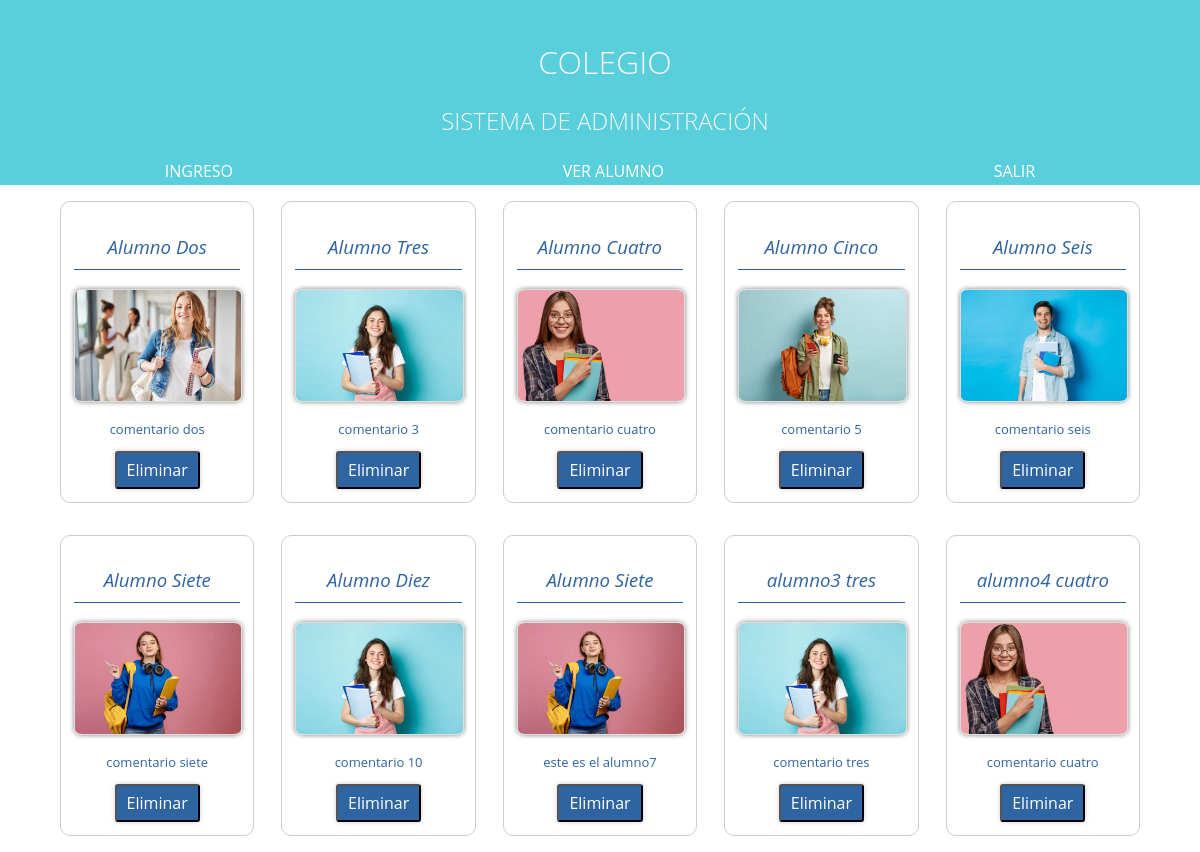
/ver_alumno.php, run on the app's committed database.
### tables this page shows
CREATE TABLE `alumnos` (
  `id` int(11) NOT NULL,
  `nombre` varchar(20) NOT NULL,
  `apellido` varchar(30) NOT NULL,
  `imagen` varchar(100) NOT NULL,
  `descripcion` text NOT NULL
);

### ver_alumno.php (the view)
<?php include("header.php")
?>
<section class="contenedor_alumno">
    <?php
    include("conexion.php");
    $consulta_db = mysqli_query($conexion_db, "SELECT * FROM alumnos");
    while ($mostrar_datos = mysqli_fetch_assoc($consulta_db)) {
    ?>
        <div class="caja_alumnos">
            <h3><?php echo $mostrar_datos["nombre"] ." ". $mostrar_datos["apellido"]; ?></h3>
            <img src="imagenes/<?php echo $mostrar_datos["imagen"]?>" alt="<?php echo $mostrar_datos["nombre"]?>">
            <p>
                <?php echo $mostrar_datos['descripcion'];?>
            </p>
            <a href="eliminar.php?id=<?php echo $mostrar_datos ["id"]?>"> <input type="submit" name="" class="eliminar" value="Eliminar"></a>
        </div>
    <?php }?>
</section>

### header.php (shortened to what this page needs)
<!doctype html>
<html lang="en">
<head>
  <link rel="stylesheet" href="estilos.css">
</head>
<body>
<div class="encabezado">
<h1 class="titulo">Colegio</h1>
<h2 class="titulo">Sistema de administración</h2>
<ul class="menu_principal">
  <li><a href="index.php">Ingreso</a></li>
  <li><a href="ver_alumno.php">Ver Alumno</a></li>
  <li><a href="salir.php">Salir</a></li>
</ul>
</div>

### estilos.css (style rules this page uses)
* { font-family: 'Open Sans', sans-serif; }
body { margin: 0; }
.encabezado { padding-top: 20px; background-color: rgb(88, 207, 218); }
.encabezado h1 { padding-top: 20px; }
.encabezado h1, h2 { color: whitesmoke; font-weight: 100; margin-left: 10px; text-align: center; margin-top: 0; text-transform: uppercase; }
ul { list-style: none; margin: 0; padding: 0; display: flex; }
ul li { flex-grow: 1; }
ul li a { color: white; text-decoration: none; padding: 3px 6px; display: block; text-align: center; text-transform: uppercase; }
.contenedor_alumno { color: #2e64a1; display: flex; align-items: flex-start; flex-wrap: wrap; width: 90%; margin: 0 auto; justify-content: space-between; }
.caja_alumnos { width: 50%; border: 1px solid #ccc; border-radius: 10px; padding: 16px; margin: 16px 0; align-items: center; width: 18%; text-align: center; padding: 13px; box-sizing: border-box; }
.caja_alumnos img { width: 100%; border: 1px solid #ddd; max-width: 225px; border-radius: 5%; box-shadow: 0 0 5px rgba(0, 0, 0, 0.5); }
.caja_alumnos h3 { color: #2e64a1; font-weight: 500; font-style: italic; border-bottom: 1px solid #2e64a1; padding-bottom: 10px; }
.caja_alumnos p { font-size: 13px; }
.eliminar { background: #2e64a1; box-shadow: 0 0 5px rgba(0 ,0,0, 0.2); color: white; border-radius: 3px; font-size: 16px; padding: 6px 10px; left: 5rem; cursor: pointer; }

### data on the page
alumnos: nombre "Alumno", apellido "Dos", imagen (picture), descripcion "comentario dos"
alumnos: nombre "Alumno", apellido "Tres", imagen (picture), descripcion "comentario 3"
alumnos: nombre "Alumno", apellido "Cuatro", imagen (picture), descripcion "comentario cuatro"
alumnos: nombre "Alumno", apellido "Cinco", imagen (picture), descripcion "comentario 5"
alumnos: nombre "Alumno", apellido "Seis", imagen (picture), descripcion "comentario seis"
alumnos: nombre "Alumno", apellido "Siete", imagen (picture), descripcion "comentario siete"
alumnos: nombre "Alumno", apellido "Diez", imagen (picture), descripcion "comentario 10"
alumnos: nombre "Alumno", apellido "Siete", imagen (picture), descripcion "este es el alumno7"
alumnos: nombre "alumno3", apellido "tres", imagen+nombre (picture), descripcion "comentario tres"
alumnos: nombre "alumno4", apellido "cuatro", imagen+nombre (picture), descripcion "comentario cuatro"
